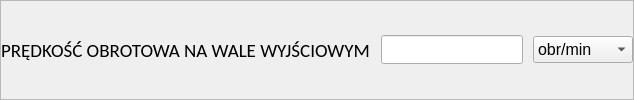
                  <widget class="QFrame" name="frame_velocity_out">
                   <property name="sizePolicy">
                    <sizepolicy hsizetype="Minimum" vsizetype="Maximum">
                     <horstretch>0</horstretch>
                     <verstretch>0</verstretch>
                    </sizepolicy>
                   </property>
                   <property name="styleSheet">
                    <string notr="true"/>
                   </property>
                   <property name="frameShape">
                    <enum>QFrame::StyledPanel</enum>
                   </property>
                   <property name="frameShadow">
                    <enum>QFrame::Raised</enum>
                   </property>
                   <layout class="QHBoxLayout" name="horizontalLayout_22">
                    <property name="spacing">
                     <number>0</number>
                    </property>
                    <property name="leftMargin">
                     <number>0</number>
                    </property>
                    <property name="topMargin">
                     <number>0</number>
                    </property>
                    <property name="rightMargin">
                     <number>0</number>
                    </property>
                    <property name="bottomMargin">
                     <number>0</number>
                    </property>
                    <item>
                     <widget class="QLabel" name="label_velocity_out">
                      <property name="sizePolicy">
                       <sizepolicy hsizetype="Fixed" vsizetype="Preferred">
                        <horstretch>0</horstretch>
                        <verstretch>0</verstretch>
                       </sizepolicy>
                      </property>
                      <property name="minimumSize">
                       <size>
                        <width>370</width>
                        <height>0</height>
                       </size>
                      </property>
                      <property name="maximumSize">
                       <size>
                        <width>370</width>
                        <height>16777215</height>
                       </size>
                      </property>
                      <property name="font">
                       <font>
                        <family>Calibri</family>
                        <pointsize>14</pointsize>
                       </font>
                      </property>
                      <property name="text">
                       <string>PRĘDKOŚĆ OBROTOWA NA WALE WYJŚCIOWYM</string>
                      </property>
                     </widget>
                    </item>
                    <item>
                     <widget class="QLineEdit" name="lineEdit_velocity_out">
                      <property name="sizePolicy">
                       <sizepolicy hsizetype="Expanding" vsizetype="Fixed">
                        <horstretch>0</horstretch>
                        <verstretch>0</verstretch>
                       </sizepolicy>
                      </property>
                      <property name="minimumSize">
                       <size>
                        <width>0</width>
                        <height>40</height>
                       </size>
                      </property>
                      <property name="maximumSize">
                       <size>
                        <width>16777215</width>
                        <height>16777215</height>
                       </size>
                      </property>
                      <property name="font">
                       <font>
                        <family>Calibri</family>
                        <pointsize>14</pointsize>
                       </font>
                      </property>
                      <property name="styleSheet">
                       <string notr="true">margin: 10px;</string>
                      </property>
                      <property name="dragEnabled">
                       <bool>false</bool>
                      </property>
                      <property name="placeholderText">
                       <string/>
                      </property>
                      <property name="clearButtonEnabled">
                       <bool>true</bool>
                      </property>
                     </widget>
                    </item>
                    <item>
                     <widget class="QComboBox" name="comboBox_velocity_out">
                      <property name="sizePolicy">
                       <sizepolicy hsizetype="Fixed" vsizetype="Fixed">
                        <horstretch>0</horstretch>
                        <verstretch>0</verstretch>
                       </sizepolicy>
                      </property>
                      <property name="minimumSize">
                       <size>
                        <width>100</width>
                        <height>0</height>
                       </size>
                      </property>
                      <property name="maximumSize">
                       <size>
                        <width>93</width>
                        <height>16777215</height>
                       </size>
                      </property>
                      <property name="font">
                       <font>
                        <pointsize>12</pointsize>
                       </font>
                      </property>
                      <item>
                       <property name="text">
                        <string>obr/min</string>
                       </property>
                      </item>
                      <item>
                       <property name="text">
                        <string>rad/s</string>
                       </property>
                      </item>
                     </widget>
                    </item>
                   </layout>
                  </widget>
